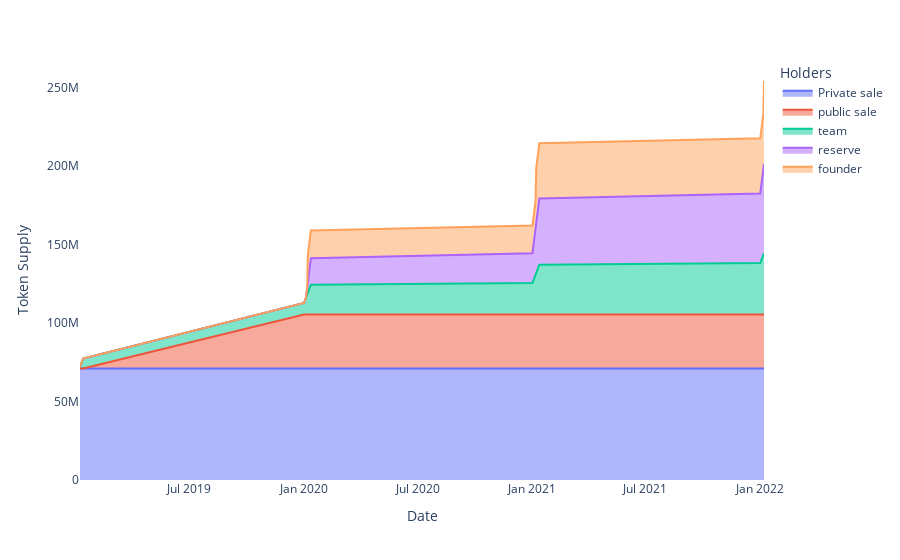

Write notebook code for a chart like this one.
### Code cell
fig = px.area(sxp.drop(columns=['Insiders', 'Non-Insiders']))
fig.update_layout(
    xaxis_title='Date',
    yaxis_title='Token Supply',
    legend_title='Holders',
    plot_bgcolor= 'rgba(0, 0, 0, 0)',
)

fig.show()
